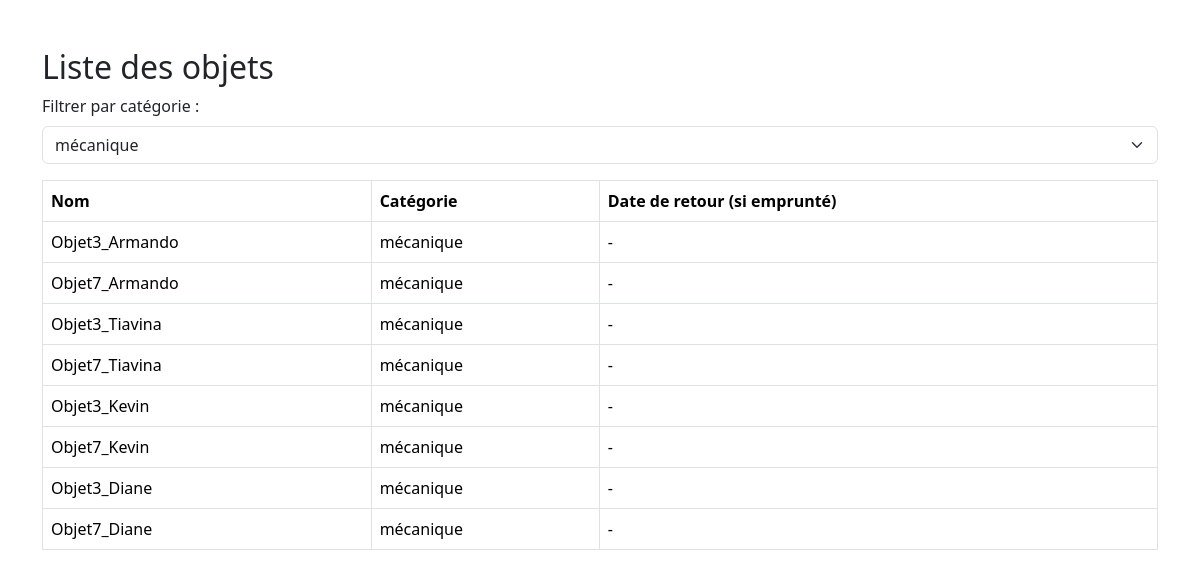
The app's page /pages/liste_objets.php?categorie=3, older data.
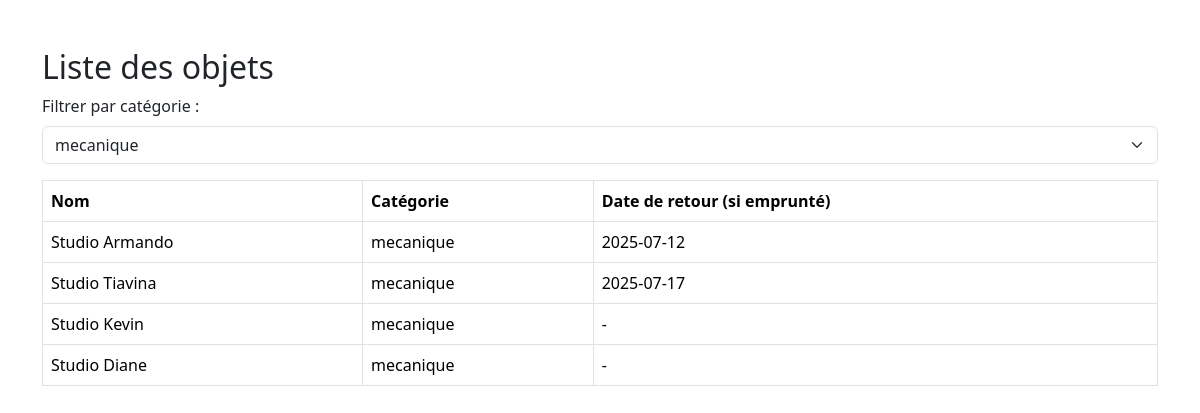
The same page, newer data.
### tables this page shows
CREATE TABLE Objet (
    id_objet INT AUTO_INCREMENT PRIMARY KEY,
    nom_objet VARCHAR(100),
    id_categorie INT,
    id_membre INT,
    FOREIGN KEY (id_categorie) REFERENCES categorie_objet(id_categorie),
    FOREIGN KEY (id_membre) REFERENCES membre(id_membre)
);

CREATE TABLE Categorie_objet (
    id_categorie INT AUTO_INCREMENT PRIMARY KEY,
    nom_categorie VARCHAR(50)
);

### pages/liste_objets.php (the view, shortened to what this page needs)
<?php
$mysqli = new mysqli('localhost', 'root', '', 'Examenfinal');
$categories = [];
$sql_categories = 'SELECT * FROM categorie_objet';
$result_categories = $mysqli->query($sql_categories);
if ($result_categories) {
    while ($row = $result_categories->fetch_assoc()) {
        $categories[] = $row;
    }
}
$id_categorie = isset($_GET['categorie']) ? intval($_GET['categorie']) : 0;
$where = $id_categorie ? 'WHERE objet.id_categorie = ' . $id_categorie : '';
$sql_objets = "SELECT objet.*, categorie_objet.nom_categorie,
        (SELECT date_retour FROM emprunt WHERE emprunt.id_objet = objet.id_objet ORDER BY date_retour DESC LIMIT 1) AS date_retour
        FROM objet
        JOIN categorie_objet ON objet.id_categorie = categorie_objet.id_categorie
        $where
        ORDER BY objet.id_objet";
$objets = [];
$result_objets = $mysqli->query($sql_objets);
if ($result_objets) {
    while ($row = $result_objets->fetch_assoc()) {
        $objets[] = $row;
    }
}
?>
<!DOCTYPE html>
<html lang="fr">
<head>
    <link rel="stylesheet" href="../assets/bootstrap/css/bootstrap.min.css">
</head>
<body>
<div class="container mt-5">
    <h2>Liste des objets</h2>
    <form method="get" class="mb-3">
        <label for="categorie" class="form-label">Filtrer par catégorie :</label>
        <select name="categorie" id="categorie" class="form-select" onchange="this.form.submit()">
            <?php foreach ($categories as $cat): ?>
                <option value="<?= $cat['id_categorie'] ?>" <?= $id_categorie == $cat['id_categorie'] ? 'selected' : '' ?>><?= htmlspecialchars($cat['nom_categorie']) ?></option>
            <?php endforeach; ?>
        </select>
    </form>
    <table class="table table-bordered">
        <thead>
            <tr>
                <th>Nom</th>
                <th>Catégorie</th>
                <th>Date de retour (si emprunté)</th>
            </tr>
        </thead>
        <tbody>
        <?php foreach ($objets as $objet): ?>
            <tr>
                <td><?= htmlspecialchars($objet['nom_objet']) ?></td>
                <td><?= htmlspecialchars($objet['nom_categorie']) ?></td>
                <td><?= $objet['date_retour'] ? htmlspecialchars($objet['date_retour']) : '-' ?></td>
            </tr>
        <?php endforeach; ?>
        </tbody>
    </table>
</div>
</body>
</html>

Row changes from the older to the newer data that the page shows:
no longer on this page (row edited): objet: nom_objet "Objet7_Armando", id_categorie.nom_categorie "mécanique"
no longer on this page (row edited): objet: nom_objet "Objet7_Tiavina", id_categorie.nom_categorie "mécanique"
removed objet: nom_objet "Objet3_Kevin", id_categorie.nom_categorie "mécanique"
removed objet: nom_objet "Objet7_Kevin", id_categorie.nom_categorie "mécanique"
removed objet: nom_objet "Objet3_Diane", id_categorie.nom_categorie "mécanique"
removed objet: nom_objet "Objet7_Diane", id_categorie.nom_categorie "mécanique"
changed objet: nom_objet "Objet3_Armando" → "Studio Armando"; id_categorie.nom_categorie "mécanique" → "mecanique"; date_retour (not shown) → "2025-07-12"; no longer shows "-"
now on this page (row edited): objet: nom_objet "Studio Tiavina", id_categorie.nom_categorie "mecanique", date_retour "2025-07-17"
changed objet: nom_objet "Objet3_Tiavina" → "Studio Kevin"; id_categorie.nom_categorie "mécanique" → "mecanique"
now on this page (row edited): objet: nom_objet "Studio Diane", id_categorie.nom_categorie "mecanique"
Text that changed along with them:
form field categorie: "mécanique" → "mecanique"
